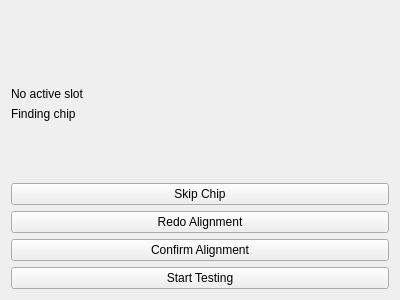
<?xml version="1.0" encoding="UTF-8"?>
<ui version="4.0">
 <class>DicedChip_ChipAlignForm</class>
 <widget class="QWidget" name="DicedChip_ChipAlignForm">
  <property name="geometry">
   <rect>
    <x>0</x>
    <y>0</y>
    <width>400</width>
    <height>300</height>
   </rect>
  </property>
  <property name="sizePolicy">
   <sizepolicy hsizetype="Fixed" vsizetype="Preferred">
    <horstretch>0</horstretch>
    <verstretch>0</verstretch>
   </sizepolicy>
  </property>
  <property name="minimumSize">
   <size>
    <width>400</width>
    <height>0</height>
   </size>
  </property>
  <property name="windowTitle">
   <string>Form</string>
  </property>
  <layout class="QVBoxLayout" name="verticalLayout">
   <item>
    <layout class="QHBoxLayout" name="horizontalLayout">
     <item>
      <spacer name="horizontalSpacer">
       <property name="orientation">
        <enum>Qt::Horizontal</enum>
       </property>
       <property name="sizeHint" stdset="0">
        <size>
         <width>40</width>
         <height>20</height>
        </size>
       </property>
      </spacer>
     </item>
     <item>
      <layout class="QGridLayout" name="slotsGridLayout"/>
     </item>
     <item>
      <spacer name="horizontalSpacer_2">
       <property name="orientation">
        <enum>Qt::Horizontal</enum>
       </property>
       <property name="sizeHint" stdset="0">
        <size>
         <width>40</width>
         <height>20</height>
        </size>
       </property>
      </spacer>
     </item>
    </layout>
   </item>
   <item>
    <spacer name="verticalSpacer">
     <property name="orientation">
      <enum>Qt::Vertical</enum>
     </property>
     <property name="sizeHint" stdset="0">
      <size>
       <width>20</width>
       <height>40</height>
      </size>
     </property>
    </spacer>
   </item>
   <item>
    <widget class="QLabel" name="chipSlotLabel">
     <property name="text">
      <string>No active slot</string>
     </property>
    </widget>
   </item>
   <item>
    <widget class="QLabel" name="chipFoundLabel">
     <property name="text">
      <string>Finding chip</string>
     </property>
    </widget>
   </item>
   <item>
    <spacer name="verticalSpacer_2">
     <property name="orientation">
      <enum>Qt::Vertical</enum>
     </property>
     <property name="sizeHint" stdset="0">
      <size>
       <width>20</width>
       <height>40</height>
      </size>
     </property>
    </spacer>
   </item>
   <item>
    <widget class="QPushButton" name="skipPushButton">
     <property name="text">
      <string>Skip Chip</string>
     </property>
    </widget>
   </item>
   <item>
    <widget class="QPushButton" name="redoPushButton">
     <property name="text">
      <string>Redo Alignment</string>
     </property>
    </widget>
   </item>
   <item>
    <widget class="QPushButton" name="confirmPushButton">
     <property name="text">
      <string>Confirm Alignment</string>
     </property>
    </widget>
   </item>
   <item>
    <widget class="QPushButton" name="startTestingPushButton">
     <property name="text">
      <string>Start Testing</string>
     </property>
    </widget>
   </item>
  </layout>
 </widget>
 <resources/>
 <connections/>
</ui>
